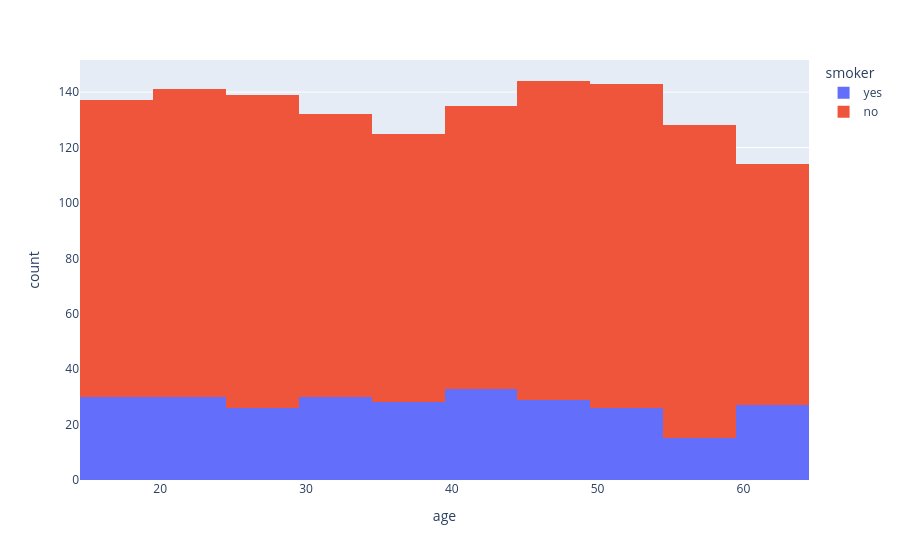

This figure's notebook cell:
### Code cell
px.histogram(medical_df,x='age',nbins=20,color='smoker')

### Figure 1 — Plotly figure (JSON) as saved in the notebook; plotly's stock layout.template omitted (floating-point values rounded to 4 significant figures; data arrays with more than 128 entries replaced by an {"elided": "..."} marker saying what was removed)
{"data": [{"bingroup": "x", "hovertemplate": "smoker=yes<br>age=%{x}<br>count=%{y}<extra></extra>", "legendgroup": "yes", "marker": {"color": "#636efa", "pattern": {"shape": ""}}, "name": "yes", "nbinsx": 20, "orientation": "v", "showlegend": true, "type": "histogram", "x": {"elided": "274 int values"}, "xaxis": "x", "yaxis": "y"}, {"bingroup": "x", "hovertemplate": "smoker=no<br>age=%{x}<br>count=%{y}<extra></extra>", "legendgroup": "no", "marker": {"color": "#EF553B", "pattern": {"shape": ""}}, "name": "no", "nbinsx": 20, "orientation": "v", "showlegend": true, "type": "histogram", "x": {"elided": "1064 int values"}, "xaxis": "x", "yaxis": "y"}], "layout": {"barmode": "relative", "legend": {"title": {"text": "smoker"}, "tracegroupgap": 0}, "margin": {"t": 60}, "xaxis": {"anchor": "y", "domain": [0, 1], "title": {"text": "age"}}, "yaxis": {"anchor": "x", "domain": [0, 1], "title": {"text": "count"}}}}
